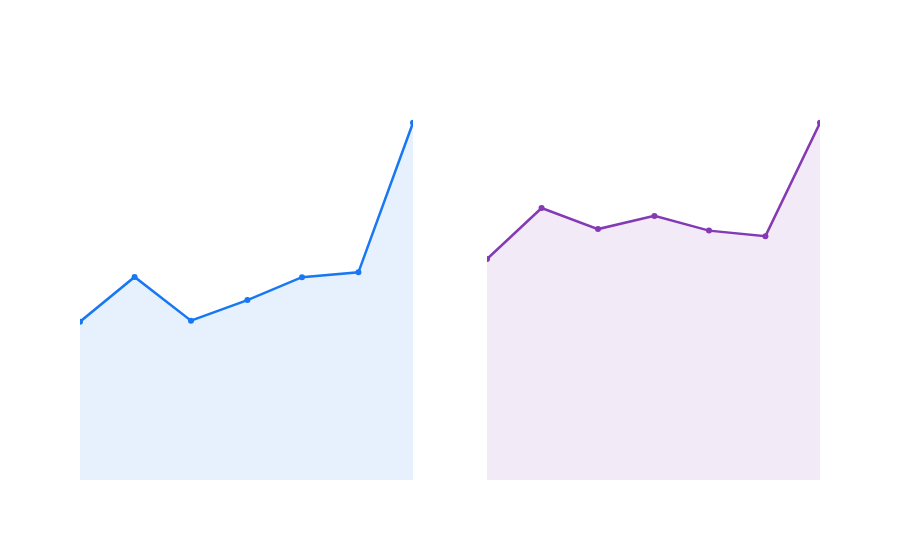

Notebook code cell kept with this figure:
### Markdown cell above
## 9. Monthly Trend

### Code cell
if date_col and pd.api.types.is_datetime64_any_dtype(df[date_col]):
    monthly_er = df.set_index(date_col)[er_col].resample("ME").mean().dropna()
    monthly_ps = df.set_index(date_col)[ps_col].resample("ME").mean().dropna()

    if len(monthly_er) >= 2:
        fig = make_subplots(rows=1, cols=2,
                            subplot_titles=["Monthly Avg Engagement Rate",
                                            "Monthly Avg Performance Score"])

        fig.add_trace(go.Scatter(
            x=monthly_er.index, y=monthly_er.values,
            mode="lines+markers", line=dict(color=BRAND_BLUE, width=2.5),
            fill="tozeroy", fillcolor="rgba(24,119,242,0.1)"
        ), row=1, col=1)

        fig.add_trace(go.Scatter(
            x=monthly_ps.index, y=monthly_ps.values,
            mode="lines+markers", line=dict(color=BRAND_PURPLE, width=2.5),
            fill="tozeroy", fillcolor="rgba(131,58,180,0.1)"
        ), row=1, col=2)

        fig.update_layout(
            title="Monthly Performance Trends — ER & Performance Score",
            showlegend=False,
            plot_bgcolor="rgba(0,0,0,0)",
            paper_bgcolor="rgba(0,0,0,0)",
            font_color="rgba(255,255,255,0.8)"
        )
        fig.show()

        er_trend = monthly_er.iloc[-1] - monthly_er.iloc[0]
        ps_trend = monthly_ps.iloc[-1] - monthly_ps.iloc[0]
        print(f"ER trend     : {'📈' if er_trend > 0 else '📉'} {er_trend:+.2f}% over the period")
        print(f"Score trend  : {'📈' if ps_trend > 0 else '📉'} {ps_trend:+.2f} points over the period")
    else:
        print("⚠️  Need at least 2 months of data for trend analysis.")

### Figure 1 — Plotly figure (JSON) as saved in the notebook; plotly's stock layout.template omitted (floating-point values rounded to 4 significant figures)
{"data": [{"fill": "tozeroy", "fillcolor": "rgba(24,119,242,0.1)", "line": {"color": "#1877F2", "width": 2.5}, "mode": "lines+markers", "type": "scatter", "x": ["2025-05-31T00:00:00.000000000", "2025-06-30T00:00:00.000000000", "2025-07-31T00:00:00.000000000", "2025-08-31T00:00:00.000000000", "2025-09-30T00:00:00.000000000", "2025-10-31T00:00:00.000000000", "2025-11-30T00:00:00.000000000"], "xaxis": "x", "y": [12.76, 16.37, 12.85, 14.5, 16.35, 16.74, 28.81], "yaxis": "y"}, {"fill": "tozeroy", "fillcolor": "rgba(131,58,180,0.1)", "line": {"color": "#833AB4", "width": 2.5}, "mode": "lines+markers", "type": "scatter", "x": ["2025-05-31T00:00:00.000000000", "2025-06-30T00:00:00.000000000", "2025-07-31T00:00:00.000000000", "2025-08-31T00:00:00.000000000", "2025-09-30T00:00:00.000000000", "2025-10-31T00:00:00.000000000", "2025-11-30T00:00:00.000000000"], "xaxis": "x2", "y": [26.66, 32.82, 30.27, 31.86, 30.09, 29.42, 43.1], "yaxis": "y2"}], "layout": {"annotations": [{"font": {"size": 16}, "showarrow": false, "text": "Monthly Avg Engagement Rate", "x": 0.225, "xanchor": "center", "xref": "paper", "y": 1, "yanchor": "bottom", "yref": "paper"}, {"font": {"size": 16}, "showarrow": false, "text": "Monthly Avg Performance Score", "x": 0.775, "xanchor": "center", "xref": "paper", "y": 1, "yanchor": "bottom", "yref": "paper"}], "font": {"color": "rgba(255,255,255,0.8)"}, "paper_bgcolor": "rgba(0,0,0,0)", "plot_bgcolor": "rgba(0,0,0,0)", "showlegend": false, "title": {"text": "Monthly Performance Trends — ER & Performance Score"}, "xaxis": {"anchor": "y", "domain": [0, 0.45]}, "xaxis2": {"anchor": "y2", "domain": [0.55, 1]}, "yaxis": {"anchor": "x", "domain": [0, 1]}, "yaxis2": {"anchor": "x2", "domain": [0, 1]}}}
